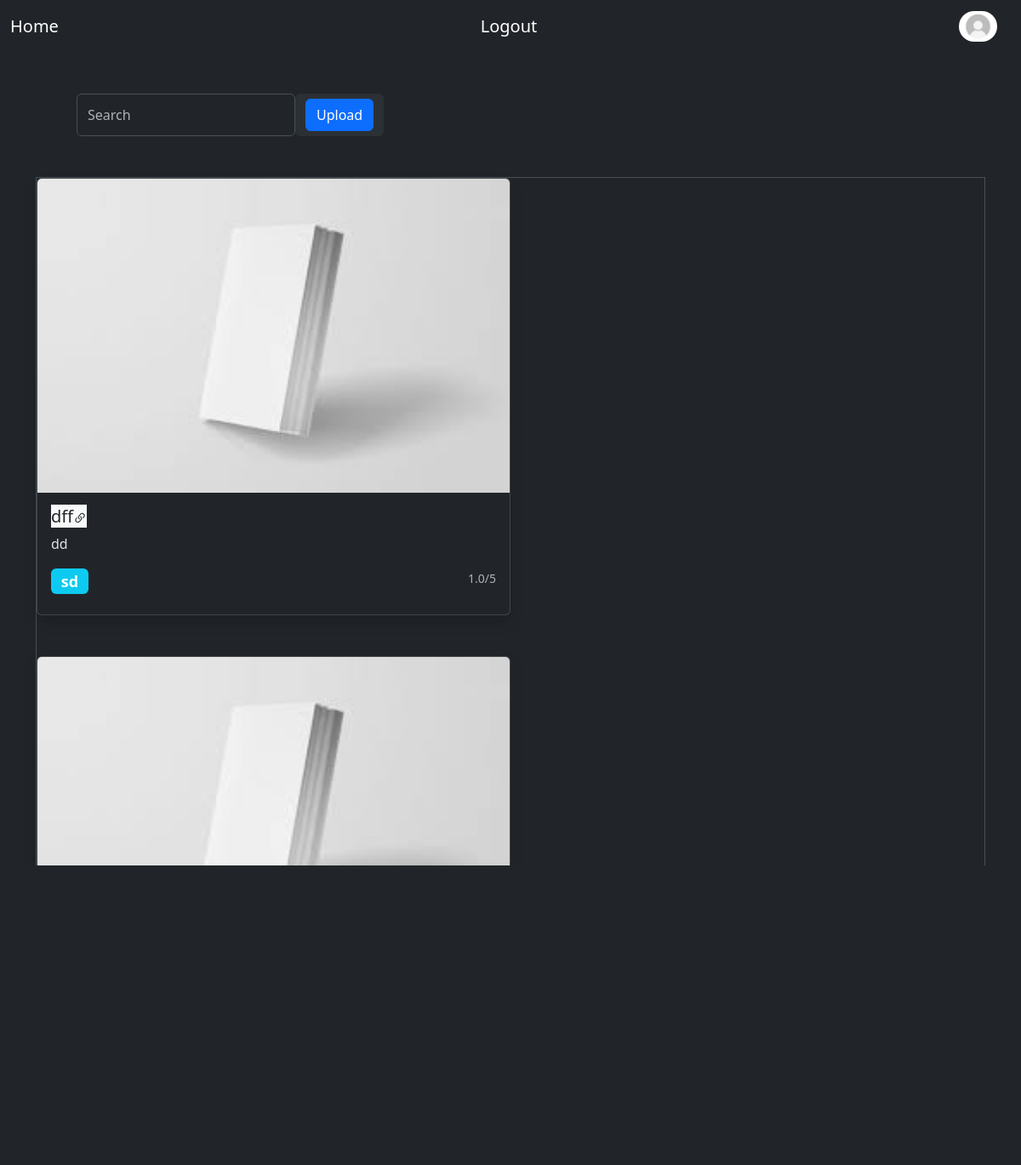
Screenshot of / (signed in) with the database file from the repository.
### users/models.py (models this page shows, shortened)
class CustomUser(AbstractBaseUser, PermissionsMixin):
    email = models.EmailField(_("Email Address"), unique=True)
    first_name = models.CharField(max_length=50, default='default-firstname')
    last_name = models.CharField(max_length=50, default='default-lastname')
    is_staff = models.BooleanField(default=False)
    is_active = models.BooleanField(default=True)
    is_banned = models.BooleanField(default=False)
    date_joined = models.DateTimeField(default=timezone.now)
    profile_image = models.ImageField(upload_to='User-Profiles/', default='/defaults/no-profile.png')
    role = models.CharField(max_length=30, choices = ROLE_CHOICES, default=ST)
    USERNAME_FIELD = "email"
    REQUIRED_FIELDS = []
    objects = CustomUserManager()

### bookApp/models.py (models this page shows, shortened)
class Book(models.Model):
	id = models.IntegerField(primary_key=True)
	title = models.CharField(max_length=50)
	author = models.CharField(max_length=50)
	pcs_left = models.IntegerField("Total number of copies")
	genre =  models.CharField(max_length=150)
	cover_image = models.ImageField(upload_to='Book-Covers/', default='defaults/no-cover.jpeg')
	rating = models.FloatField(default=0)
	description = models.TextField(default='No description available.')
	borrowers = models.ManyToManyField(CustomUser)
	created_at = models.DateTimeField(auto_now_add=True)
	updated_at = models.DateTimeField(auto_now=True)
	class Meta:
		ordering = ["title"]

### bookApp/views.py (the view)
# urls.py: path('', BookListView.as_view(), name='book-home'),
class BookListView(ListView):
	model = Book
	template_name = 'bookApp/home.html'
	context_object_name = 'books'
	ordering = ['-created_at']
	paginate_by = 2
	def get_context_data(self, **kwargs):
		context = super(BookListView, self).get_context_data(**kwargs)
		user = self.request.user
		if user:
			context['user'] = user
		return context

### bookApp/templatetags/paginator_tags.py (called while the page is built)
@register.simple_tag
def get_proper_elided_page_range(p, number, on_each_side=3, on_ends=2):
    paginator = Paginator(p.object_list, p.per_page)
    return paginator.get_elided_page_range(number=number,
                                           on_each_side=on_each_side,
                                           on_ends=on_ends)

### bookApp/templates/bookApp/home.html (shortened to what this page needs)
{% extends "./layout.html" %}
{% load paginator_tags %}
{% block content %}
	<div class="d-flex flex-column  justify-content-center text-center">
		<div class="input-group rounded m-5 align-self-start">
			<form action="{% url 'search-results' %}" method="get" class="d-flex flex-row">
				<input type="text" class="form-control rounded" placeholder="Search" aria-label="Search" aria-describedby="search-addon" name="q"/>
				<span class="input-group-text border-0" id="search-addon">
					<input type="submit" value="Upload" class="btn btn-primary">
				</span>
			</div>
			<div class="d-flex flex-wrap gap-5  border text-start">
				{% if books%}
					{% for book in books%}
						<div class="card w-50 shadow" onclick="location.href={% url 'book-detail' book_id=book.id %};">
							<img class="card-img-top" src="{{book.cover_image.url}}" alt="Card image cap">
							<div class="card-body">
								<h5 class="card-title "><a href={% url 'book-detail' book_id=book.id %} class="bg-light text-dark" style="text-decoration: none;">{{book.title}}</a></h5>
								<p class="card-text">{{book.author}}</p>
								<div class="d-flex flex-row justify-content-between">
									<h4><span class="badge badge-secondary bg-info">{{ book.genre}}</span></h4>
									<p class="card-text"><small class="text-muted">{{ book.rating }}/5</small></p>
								</div>
							</div>
						</div>
					{% endfor%}
				{% else %}
					<h2 class="text-center">No books in the system, visit later!</h2>
				{% endif %}
			</div>
			{% get_proper_elided_page_range paginator page_obj.number as page_range %}
			<div class="d-flex m-3 justify-content-center  ">
				<nav aria-label="... text-center">
					<ul class="pagination">
						{% for i in page_range %}
							{% if page_obj.number == i %}
								<li class="active page-item">
									<span class="page-link">{{ i }}</span>
								</li>
							{% else %}
								{% if i == paginator.ELLIPSIS %}
									<li class="page-item">
										<span class="page-link">{{ paginator.ELLIPSIS }}</span>
									</li>
								{% else %}
									<li class="page-item">
										<a class="page-link" href="?page={{ i }}">{{ i }}</a>
									</li>
								{% endif %}
							{% endif %}
						{% endfor %}
						{% if page_obj.has_next %}
							<li class="page-item">
								<a class="page-link" href="?page={{ page_obj.next_page_number }}">next</a>
							</li>
							<li class="page-item">
								<a class="page-link" href="?page={{ page_obj.paginator.num_pages }}">last &raquo;</a>
							</li>
						{% endif %}
					</ul>
				</nav>
			</div>
		</div>
	{% endblock %}

### bookApp/templates/bookApp/layout.html (shortened to what this page needs)
<!DOCTYPE html>
<html data-bs-theme="dark">
	<head>
		{% load bootstrap5 %}
		{% bootstrap_css %}
		{% load crispy_forms_tags %}
	</head>
	<body>
		<nav class="navbar navbar-expand-sm bg-dark navbar-dark">
			<div class="container-fluid">
				<a class="navbar-brand" href={% url 'book-home'%}>Home</a>
				{% if user.is_authenticated %}
					<a class="navbar-brand" href={% url 'logout'%}>Logout</a>
					<a class="navbar-brand" href={% url 'user-account'%}>
						<img src="{{user.profile_image.url}}" alt="Avatar Logo" style="width:45px;" class="rounded-pill">
				{% else %}
					<a class="navbar-brand" href={% url 'login'%}>Login</a>
				{% endif %}
			</div>
		</nav>
	<div class="container">
		{% block content%}
		{% endblock %}
	</div>
</body>
</html>

### rows the page displays
CustomUser: profile_image (picture)
Book: cover_image (picture), title "dff", author "dd", genre "sd", rating "1.0"
Book: cover_image (picture)
